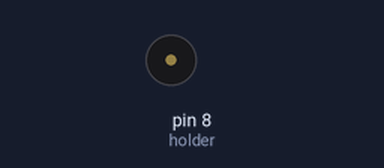
The sketch below on a simulated Arduino Uno, built with avr-gcc and run on an emulated ATmega328P. On the bench: buzzer (waves = sounding).

Above: at 0.4 s.
At 4.06 s:
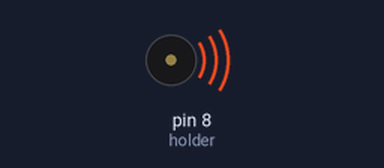
Timing chart, 0 to 4.6 s (numbered marks = the images above):
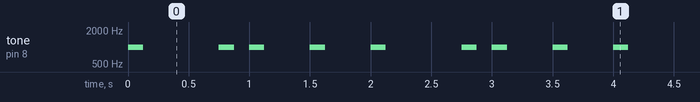

The sketch:

code.ino
```cpp
int holder = 8;  // STORE PIN
void setup(){
  pinMode(holder, OUTPUT); // SETUP PIN
}

void loop(){


  digitalWrite(holder, HIGH); // TURN ON LED FOR 0.125 SECOND
  tone(holder, 1000); // BUZZ FOR 0.125 SECOND
  delay(125); // WAIT FOR 0.125 SECOND
  digitalWrite(holder, LOW); // TURN OF LED
  noTone(holder); //STOP BUZZ

  delay(625); // WAIT FOR 0.625 SECOND


  digitalWrite(holder, HIGH); // TURN ON LED FOR 0.125 SECOND
  tone(holder, 1000); // BUZZ FOR 0.125 SECOND
  delay(125); // WAIT FOR 0.125 SECOND
  digitalWrite(holder, LOW); // TURN OF LED
  noTone(holder); //STOP BUZZ

  delay(125); // WAIT FOR 0.125 SECOND


  digitalWrite(holder, HIGH); // TURN ON LED FOR 0.125 SECOND
  tone(holder, 1000); // BUZZ FOR 0.125 SECOND
  delay(125); // WAIT FOR 0.125 SECOND
  digitalWrite(holder, LOW); // TURN OF LED
  noTone(holder); //STOP BUZZ


  delay(375); // WAIT FOR 0.125 SECOND


  digitalWrite(holder, HIGH); // TURN ON LED FOR 0.125 SECOND
  tone(holder, 1000); // BUZZ FOR 0.125 SECOND
  delay(125); // WAIT FOR 0.125 SECOND
  digitalWrite(holder, LOW); // TURN OF LED
  noTone(holder); //STOP BUZZ


  delay(375); // WAIT FOR 0.375 SECOND


}
```

Measured:
- by itself, tone on pin 8 (holder): repeats every 2.0 s: silent 0.63 s, 1000 Hz 0.13 s, silent 0.13 s, 2 × (1000 Hz 0.13 s, silent 0.38 s), 1000 Hz 0.13 s
